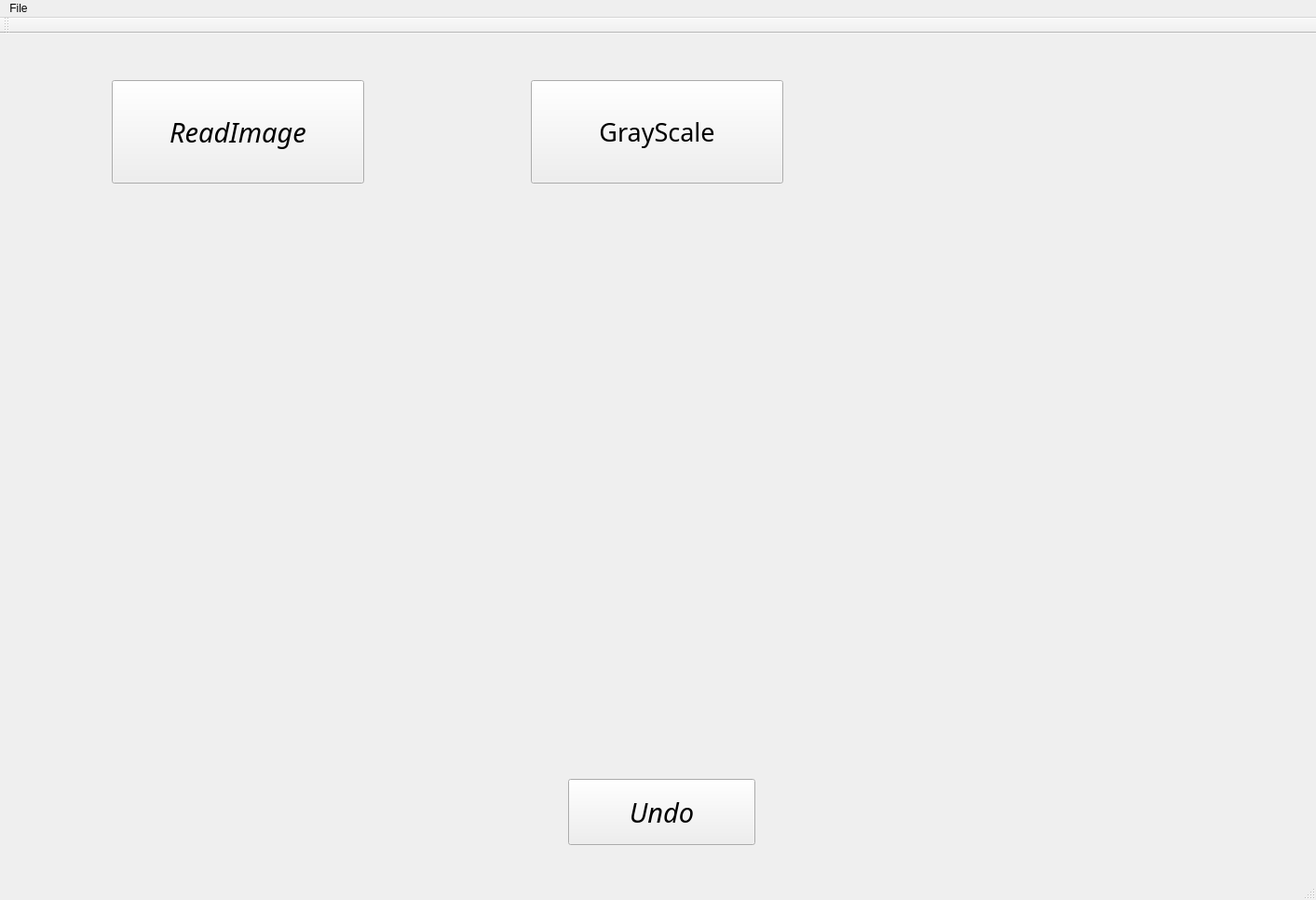
<?xml version="1.0" encoding="UTF-8"?>
<ui version="4.0">
 <class>MainWindow</class>
 <widget class="QMainWindow" name="MainWindow">
  <property name="geometry">
   <rect>
    <x>0</x>
    <y>0</y>
    <width>1413</width>
    <height>966</height>
   </rect>
  </property>
  <property name="windowTitle">
   <string>MainWindow</string>
  </property>
  <widget class="QWidget" name="centralWidget">
   <widget class="QPushButton" name="pushButton">
    <property name="geometry">
     <rect>
      <x>570</x>
      <y>50</y>
      <width>271</width>
      <height>111</height>
     </rect>
    </property>
    <property name="font">
     <font>
      <family>Britannic Bold</family>
      <pointsize>20</pointsize>
     </font>
    </property>
    <property name="autoFillBackground">
     <bool>true</bool>
    </property>
    <property name="styleSheet">
     <string notr="true">white</string>
    </property>
    <property name="text">
     <string>GrayScale</string>
    </property>
   </widget>
   <widget class="QLabel" name="label">
    <property name="geometry">
     <rect>
      <x>500</x>
      <y>290</y>
      <width>421</width>
      <height>411</height>
     </rect>
    </property>
    <property name="autoFillBackground">
     <bool>true</bool>
    </property>
    <property name="styleSheet">
     <string notr="true">white</string>
    </property>
    <property name="text">
     <string/>
    </property>
   </widget>
   <widget class="QPushButton" name="pushButton_2">
    <property name="geometry">
     <rect>
      <x>610</x>
      <y>800</y>
      <width>201</width>
      <height>71</height>
     </rect>
    </property>
    <property name="font">
     <font>
      <family>Harlow Solid Italic</family>
      <pointsize>22</pointsize>
      <italic>true</italic>
     </font>
    </property>
    <property name="text">
     <string>Undo</string>
    </property>
   </widget>
   <widget class="QPushButton" name="pushButton_3">
    <property name="geometry">
     <rect>
      <x>120</x>
      <y>50</y>
      <width>271</width>
      <height>111</height>
     </rect>
    </property>
    <property name="font">
     <font>
      <family>Brush Script MT</family>
      <pointsize>22</pointsize>
      <italic>true</italic>
     </font>
    </property>
    <property name="text">
     <string>ReadImage</string>
    </property>
   </widget>
   <widget class="QLabel" name="label_2">
    <property name="geometry">
     <rect>
      <x>44</x>
      <y>290</y>
      <width>321</width>
      <height>411</height>
     </rect>
    </property>
    <property name="text">
     <string/>
    </property>
   </widget>
  </widget>
  <widget class="QMenuBar" name="menuBar">
   <property name="geometry">
    <rect>
     <x>0</x>
     <y>0</y>
     <width>1413</width>
     <height>17</height>
    </rect>
   </property>
   <widget class="QMenu" name="menuFile">
    <property name="title">
     <string>File</string>
    </property>
    <addaction name="actionexit"/>
   </widget>
   <addaction name="menuFile"/>
  </widget>
  <widget class="QToolBar" name="mainToolBar">
   <attribute name="toolBarArea">
    <enum>TopToolBarArea</enum>
   </attribute>
   <attribute name="toolBarBreak">
    <bool>false</bool>
   </attribute>
  </widget>
  <widget class="QStatusBar" name="statusBar"/>
  <action name="actionopen_image">
   <property name="text">
    <string>open image</string>
   </property>
  </action>
  <action name="actionsave_image">
   <property name="text">
    <string>save image</string>
   </property>
  </action>
  <action name="actionexit">
   <property name="text">
    <string>exit</string>
   </property>
  </action>
  <action name="actionOpen_File">
   <property name="text">
    <string>Open File</string>
   </property>
  </action>
 </widget>
 <layoutdefault spacing="6" margin="11"/>
 <resources/>
 <connections>
  <connection>
   <sender>actionexit</sender>
   <signal>triggered()</signal>
   <receiver>MainWindow</receiver>
   <slot>close()</slot>
   <hints>
    <hint type="sourcelabel">
     <x>-1</x>
     <y>-1</y>
    </hint>
    <hint type="destinationlabel">
     <x>199</x>
     <y>149</y>
    </hint>
   </hints>
  </connection>
 </connections>
</ui>
